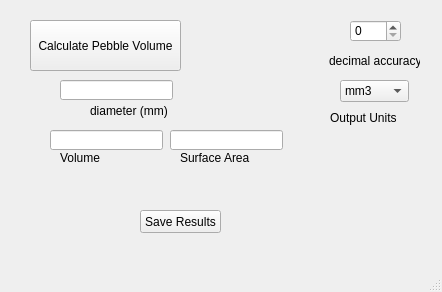
<?xml version="1.0" encoding="UTF-8"?>
<ui version="4.0">
 <class>MainWindow</class>
 <widget class="QMainWindow" name="MainWindow">
  <property name="geometry">
   <rect>
    <x>0</x>
    <y>0</y>
    <width>442</width>
    <height>292</height>
   </rect>
  </property>
  <property name="windowTitle">
   <string>MainWindow</string>
  </property>
  <widget class="QWidget" name="centralwidget">
   <widget class="QPushButton" name="btn_d2vol">
    <property name="geometry">
     <rect>
      <x>30</x>
      <y>20</y>
      <width>151</width>
      <height>51</height>
     </rect>
    </property>
    <property name="text">
     <string>Calculate Pebble Volume</string>
    </property>
   </widget>
   <widget class="QLineEdit" name="diam_input">
    <property name="geometry">
     <rect>
      <x>60</x>
      <y>80</y>
      <width>113</width>
      <height>20</height>
     </rect>
    </property>
   </widget>
   <widget class="QLabel" name="label">
    <property name="geometry">
     <rect>
      <x>90</x>
      <y>100</y>
      <width>81</width>
      <height>21</height>
     </rect>
    </property>
    <property name="text">
     <string>diameter (mm)</string>
    </property>
   </widget>
   <widget class="QLabel" name="label_2">
    <property name="geometry">
     <rect>
      <x>329</x>
      <y>50</y>
      <width>91</width>
      <height>21</height>
     </rect>
    </property>
    <property name="text">
     <string>decimal accuracy</string>
    </property>
   </widget>
   <widget class="QSpinBox" name="spinBox">
    <property name="geometry">
     <rect>
      <x>350</x>
      <y>20</y>
      <width>51</width>
      <height>22</height>
     </rect>
    </property>
   </widget>
   <widget class="QLineEdit" name="vol_output">
    <property name="geometry">
     <rect>
      <x>50</x>
      <y>130</y>
      <width>113</width>
      <height>20</height>
     </rect>
    </property>
   </widget>
   <widget class="QLabel" name="label_3">
    <property name="geometry">
     <rect>
      <x>60</x>
      <y>150</y>
      <width>81</width>
      <height>16</height>
     </rect>
    </property>
    <property name="text">
     <string>Volume</string>
    </property>
   </widget>
   <widget class="QComboBox" name="units_selector">
    <property name="geometry">
     <rect>
      <x>340</x>
      <y>80</y>
      <width>69</width>
      <height>22</height>
     </rect>
    </property>
    <item>
     <property name="text">
      <string>mm3</string>
     </property>
    </item>
    <item>
     <property name="text">
      <string>m3</string>
     </property>
    </item>
   </widget>
   <widget class="QLabel" name="label_4">
    <property name="geometry">
     <rect>
      <x>330</x>
      <y>110</y>
      <width>81</width>
      <height>16</height>
     </rect>
    </property>
    <property name="text">
     <string>Output Units</string>
    </property>
   </widget>
   <widget class="QLabel" name="label_5">
    <property name="geometry">
     <rect>
      <x>180</x>
      <y>150</y>
      <width>81</width>
      <height>16</height>
     </rect>
    </property>
    <property name="text">
     <string>Surface Area</string>
    </property>
   </widget>
   <widget class="QLineEdit" name="area_output">
    <property name="geometry">
     <rect>
      <x>170</x>
      <y>130</y>
      <width>113</width>
      <height>20</height>
     </rect>
    </property>
   </widget>
   <widget class="QPushButton" name="btn_save">
    <property name="geometry">
     <rect>
      <x>140</x>
      <y>210</y>
      <width>81</width>
      <height>23</height>
     </rect>
    </property>
    <property name="text">
     <string>Save Results</string>
    </property>
   </widget>
  </widget>
  <widget class="QMenuBar" name="menubar">
   <property name="geometry">
    <rect>
     <x>0</x>
     <y>0</y>
     <width>442</width>
     <height>21</height>
    </rect>
   </property>
  </widget>
  <widget class="QStatusBar" name="statusbar"/>
 </widget>
 <resources/>
 <connections/>
</ui>
